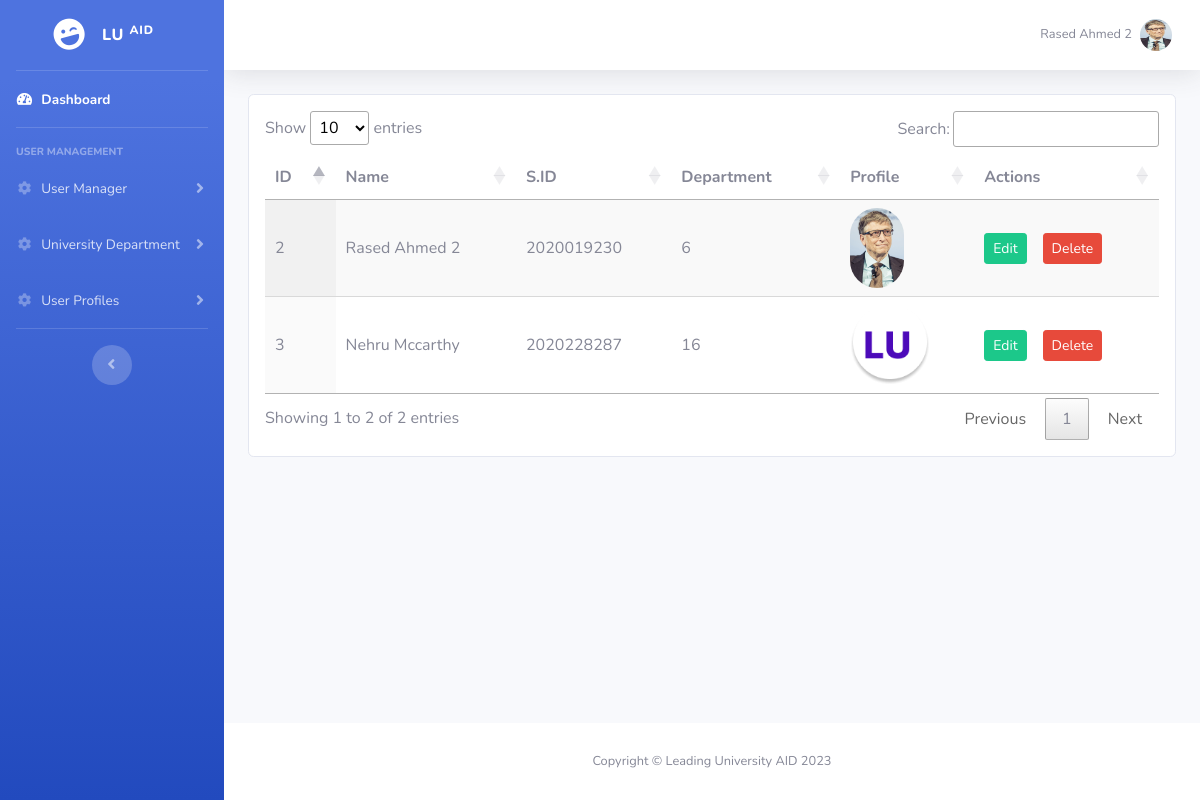
The app's page /lu-admin/users.php?source=all_users (signed in) with its own data.
### tables this page shows
CREATE TABLE `users` (
  `id` int NOT NULL,
  `name` varchar(200) NOT NULL,
  `email` varchar(100) NOT NULL,
  `phone` int NOT NULL,
  `st_id` int NOT NULL,
  `department` varchar(200) NOT NULL,
  `dob` date NOT NULL,
  `blood_group` varchar(255) NOT NULL,
  `password` varchar(100) NOT NULL,
  `profile` varchar(250) NOT NULL,
  `verification_code` varchar(255) NOT NULL,
  `is_verify` int NOT NULL DEFAULT '0',
  `user_role` varchar(255) NOT NULL DEFAULT 'student',
  `create_date` timestamp(6) NOT NULL DEFAULT CURRENT_TIMESTAMP(6) ON UPDATE CURRENT_TIMESTAMP(6)
);

### lu-admin/users_components/all_users.php (the view, shortened to what this page needs)
<div class="row">
    <div class="col-md-12">
        <div class="card mb-5" >
            <?php
            $query = "SELECT * FROM users";
            $query_fetch_users = mysqli_query($connection, $query);
            $total_users = mysqli_num_rows($query_fetch_users);
            if($total_users > 0){
                ?>
                <div class="table-responsive p-3">
                    <table id="example" class="display" style="width:100%!important">
                        <thead>
                        <tr>
                            <th class="ml-5">ID</th>
                            <th> Name </th>
                            <th> S.ID</th>
                            <th> Department</th>
                            <th> Profile</th>
                            <th>Actions</th>
                        </tr>
                        </thead>
                        <tbody>
                        <?php
                        while($row = mysqli_fetch_assoc($query_fetch_users)){
                            $user_id  = $row['id'];
                            $name  = $row['name'];
                            $st_id  = $row['st_id'];
                            $department = $row['department'];
                            $profile = $row['profile'];
                            ?>
                            <tr>
                                <td><?php echo $user_id ?> </td>
                                <td><?php echo $name ?></td>
                                <td><?php echo $st_id ?></td>
                                <td><?php echo $department ?></td>
                                <td>
                                    <img src="../upload/<?php echo $profile ?>" class="img-fluid" style="height: 80px; border-radius: 50px; text-align: center"/>
                                </td>
                                <td>
                                    <div class="d-flex align-items-center">
                                        <a href="users.php?source=edit_users&user_id=<?php echo $user_id; ?>">
                                            <button type="submit" class="btn btn-success btn-sm btn-icon-text mr-3" name="update_btn">
                                                Edit
                                            </button>
                                        </a>
                                        <a href="users.php?source=delete_user&user_id=<?php echo $user_id; ?>">
                                            <button type="submit" class="btn btn-danger btn-sm btn-icon-text" name="delete_btn">
                                                Delete
                                            </button>
                                        </a>
                                    </div>
                                </td>
                            </tr>
                        <?php } ?>
                        </tbody>
                    </table>
                </div>
                <?php
            }
            ?>
        </div>
    </div>
</div>

### lu-admin/includes/admin_header.php (shortened to what this page needs)
<!DOCTYPE html>
<html lang="en">
<head>
    <link href="vendor/fontawesome-free/css/all.min.css" rel="stylesheet" type="text/css">
    <link href="css/sb-admin-2.min.css" rel="stylesheet">
</head>
<body id="page-top">
<div id="wrapper">

### lu-admin/includes/admin_sidebar.php (shortened to what this page needs)
<ul class="navbar-nav bg-gradient-primary sidebar sidebar-dark accordion" id="accordionSidebar">
    <a class="sidebar-brand d-flex align-items-center justify-content-center" href="index.php">
        <div class="sidebar-brand-icon rotate-n-15">
            <i class="fas fa-laugh-wink"></i>
        </div>
        <div class="sidebar-brand-text mx-3">LU <sup>AID</sup></div>
    </a>
    <hr class="sidebar-divider my-0">
    <li class="nav-item active">
        <a class="nav-link" href="index.php">
            <i class="fas fa-fw fa-tachometer-alt"></i>
            <span>Dashboard</span></a>
    </li>
    <hr class="sidebar-divider">
    <div class="sidebar-heading">
        User Management
    </div>
    <li class="nav-item">
        <a class="nav-link collapsed" href="#" data-toggle="collapse" data-target="#collapseTwo"
           aria-expanded="true" aria-controls="collapseTwo">
            <i class="fas fa-fw fa-cog"></i>
            <span>User Manager</span>
        </a>
    </li>
    <li class="nav-item">
        <a class="nav-link collapsed" href="#" data-toggle="collapse" data-target="#department"
           aria-expanded="true" aria-controls="collapseTwo">
            <i class="fas fa-fw fa-cog"></i>
            <span>University Department</span>
        </a>
    </li>
    <li class="nav-item">
        <a class="nav-link collapsed" href="#" data-toggle="collapse" data-target="#profiles"
           aria-expanded="true" aria-controls="collapseTwo">
            <i class="fas fa-fw fa-cog"></i>
            <span>User Profiles</span>
        </a>
    </li>
    <hr class="sidebar-divider d-none d-md-block">
    <div class="text-center d-none d-md-inline">
        <button class="rounded-circle border-0" id="sidebarToggle"></button>
    </div>
</ul>

### lu-admin/users.php (shortened to what this page needs)
<?php include("includes/admin_header.php"); ?>
<?php include("includes/admin_sidebar.php") ?>
<div id="content-wrapper" class="d-flex flex-column">
    <div id="content">
        <?php include("includes/admin_topbar.php") ?>
        <div class="container-fluid">
            <?php if(($_SESSION['user_role'] == 'super_admin')){ ?>
                <?php
                if(isset($_GET['source'])){
                    $source = $_GET['source'];
                }else{
                    $source = "";
                }
                switch($source){
                    case 'all_users':
                        include "users_components/all_users.php";
                        break;
                }
                ?>
                <?php
            }else{
               invalid_url();
            }
            ?>
        </div>
    </div>
<?php include("includes/admin_footer.php") ?>

### lu-admin/includes/admin_topbar.php (shortened to what this page needs)
<nav class="navbar navbar-expand navbar-light bg-white topbar mb-4 static-top shadow">
    <ul class="navbar-nav ml-auto">
        <li class="nav-item dropdown no-arrow">
            <a class="nav-link dropdown-toggle" href="#" id="userDropdown" role="button"
               data-toggle="dropdown" aria-haspopup="true" aria-expanded="false">
                <span class="mr-2 d-none d-lg-inline text-gray-600 small"><?php echo $_SESSION['name']; ?></span>
                <img class="img-profile rounded-circle"
                     src="../upload/<?php echo $_SESSION['profile']; ?>">
            </a>
        </li>
    </ul>
</nav>

### lu-admin/includes/admin_footer.php (shortened to what this page needs)
<footer class="sticky-footer bg-white">
    <div class="container my-auto">
        <div class="copyright text-center my-auto">
            <span>Copyright &copy; Leading University AID 2023</span>
        </div>
    </div>
</footer>
</div>
</div>
<link href="datatable-apis/jquery.dataTables.min.css" rel="stylesheet"/>
</body>
</html>

### records on screen
users: id "2", name "Rased Ahmed 2", st "2020019230", department "6", profile (picture)
users: id "3", name "Nehru Mccarthy", st "2020228287", department "16", profile (picture)

### other values on screen
$_SESSION['name'] "Rased Ahmed 2"
